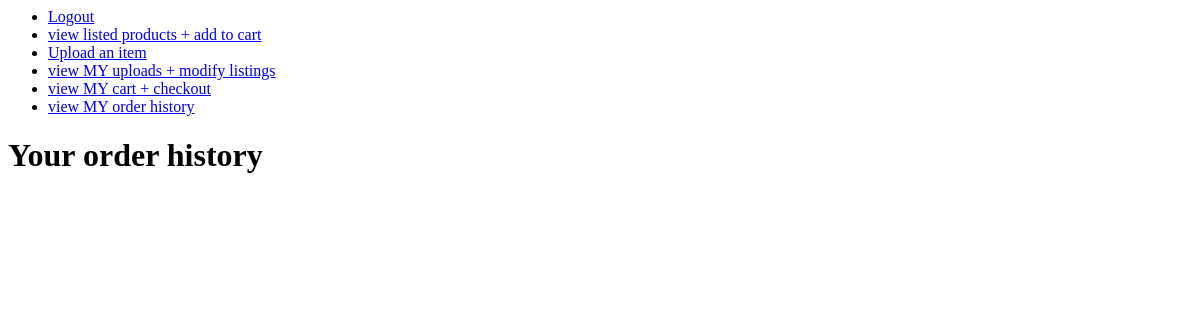
Before: /post/purchaseHistory (signed in) with the older database file.
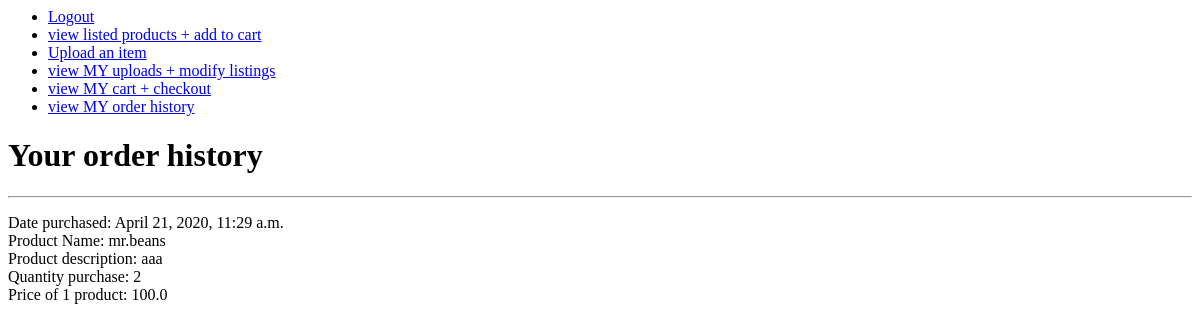
After: the same page with the newer database file.
### post/models.py (models this page shows, shortened)
class History(models.Model):
    owner = models.ForeignKey(User, on_delete=models.CASCADE)
    time = models.DateTimeField(auto_now_add=True)
    productName = models.CharField(max_length=100)
    productDescription = models.CharField(max_length=1000)
    productPrice = models.FloatField()
    quantity = models.IntegerField()

### post/views.py (the view)
# urls.py: path('purchaseHistory', views.displayHistory, name='listOrderHistory'),
@login_required
def displayHistory(request):
    context = {}
    history = request.user.history_set.all().order_by('-time')
    context['history'] = history
    return render(request, 'post/purchaseHistory.html', context)

### post/templates/post/purchaseHistory.html
{% include "./header.html" %}
<h1> Your order history </h1>
{% for h in history %}
    <hr>
<p>
    Date purchased: {{ h.time }} <br>
    Product Name: {{ h.productName }} <br>
    Product description: {{ h.productDescription }} <br>
    Quantity purchase: {{ h.quantity }} <br>
    Price of 1 product: {{ h.productPrice }} <br>
</p>
{% endfor %}

Changed rows visible on the page:
added History: time "April 21, 2020, 11:29 a.m.", productName "mr.beans", productDescription "aaa", quantity "2", productPrice "100.0"
